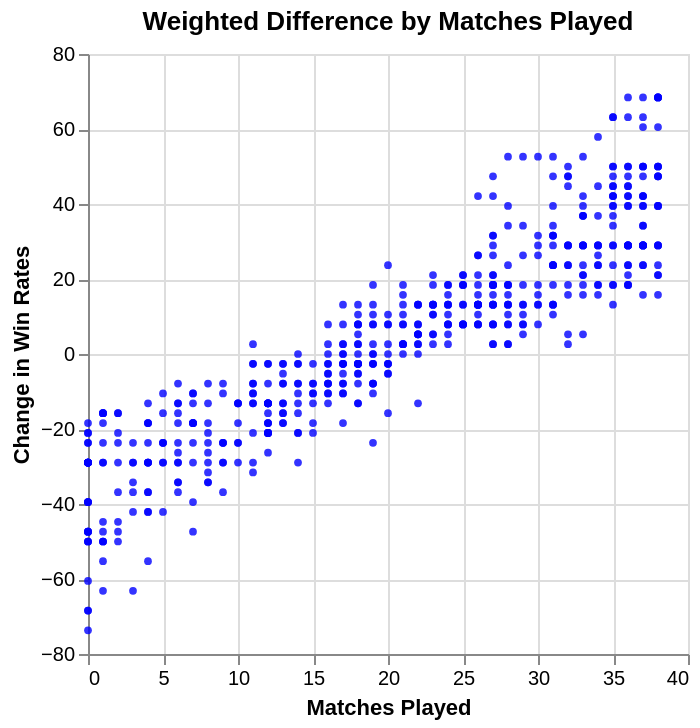

Notebook source saved alongside this figure:
### Markdown cell above
**SCATTER PLOT OF MATCHES VS WIN RATES:** This plots the relationship between matches played by a player (X) and their change in win rates when not playing for the team (Y). It shows a strong positive correlation between matches played and win rates. This suggets that better players (that have high change in win rates) play more matches.

### Code cell
matches_winratio_chart = alt.Chart(winratio_df).mark_point(
    color='blue',
    filled=True,
    opacity=0.8,
    size=15
).encode(
    x=alt.X('Matches Played:Q', title='Matches Played'),
    y=alt.Y('Weighted Difference:Q', title='Change in Win Rates'),
    tooltip=['Player:N', 'Matches Played:Q', 'Weighted Difference:Q']
).configure_axis(
    labelColor='black',  
    titleColor='black'  
).properties(
    title='Weighted Difference by Matches Played',
    background='white'
)

matches_winratio_chart

### Figure 1 — Vega-Lite specification as saved in the notebook (floating-point values rounded to 4 significant figures; data arrays with more than 128 entries replaced by an {"elided": "..."} marker saying what was removed)
{"config": {"view": {"continuousWidth": 300, "continuousHeight": 300}, "axis": {"labelColor": "black", "titleColor": "black"}}, "data": {"name": "data-94f19c2d59bb212e5d823edee8ebfc57"}, "mark": {"type": "point", "color": "blue", "filled": true, "opacity": 0.8, "size": 15}, "background": "white", "encoding": {"tooltip": [{"field": "Player", "type": "nominal"}, {"field": "Matches Played", "type": "quantitative"}, {"field": "Weighted Difference", "type": "quantitative"}], "x": {"field": "Matches Played", "title": "Matches Played", "type": "quantitative"}, "y": {"field": "Weighted Difference", "title": "Change in Win Rates", "type": "quantitative"}}, "title": "Weighted Difference by Matches Played", "$schema": "https://vega.github.io/schema/vega-lite/v5.20.1.json", "datasets": {"data-94f19c2d59bb212e5d823edee8ebfc57": {"elided": "545 records"}}}
